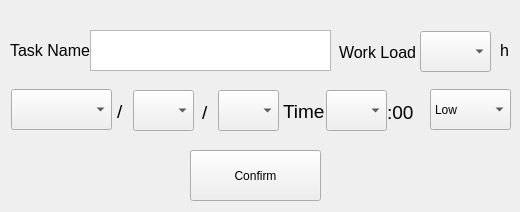
<?xml version="1.0" encoding="UTF-8"?>
<ui version="4.0">
 <class>Form</class>
 <widget class="QWidget" name="Form">
  <property name="geometry">
   <rect>
    <x>0</x>
    <y>0</y>
    <width>520</width>
    <height>212</height>
   </rect>
  </property>
  <property name="windowTitle">
   <string>Form</string>
  </property>
  <widget class="QComboBox" name="Pricombo">
   <property name="geometry">
    <rect>
     <x>430</x>
     <y>89</y>
     <width>81</width>
     <height>41</height>
    </rect>
   </property>
   <item>
    <property name="text">
     <string>Low</string>
    </property>
   </item>
   <item>
    <property name="text">
     <string>Avg</string>
    </property>
   </item>
   <item>
    <property name="text">
     <string>High</string>
    </property>
   </item>
  </widget>
  <widget class="QTextEdit" name="textEdit">
   <property name="geometry">
    <rect>
     <x>90</x>
     <y>30</y>
     <width>241</width>
     <height>41</height>
    </rect>
   </property>
  </widget>
  <widget class="QPushButton" name="ConfirmEditButton">
   <property name="geometry">
    <rect>
     <x>190</x>
     <y>150</y>
     <width>131</width>
     <height>51</height>
    </rect>
   </property>
   <property name="text">
    <string>Confirm</string>
   </property>
  </widget>
  <widget class="QLabel" name="TaskNameLabel">
   <property name="geometry">
    <rect>
     <x>10</x>
     <y>40</y>
     <width>111</width>
     <height>21</height>
    </rect>
   </property>
   <property name="text">
    <string>&lt;html&gt;&lt;head/&gt;&lt;body&gt;&lt;p&gt;&lt;span style=&quot; font-size:12pt;&quot;&gt;Task Name&lt;/span&gt;&lt;/p&gt;&lt;/body&gt;&lt;/html&gt;</string>
   </property>
   <property name="textFormat">
    <enum>Qt::MarkdownText</enum>
   </property>
  </widget>
  <widget class="QLabel" name="WorkloadLabel">
   <property name="geometry">
    <rect>
     <x>339</x>
     <y>42</y>
     <width>111</width>
     <height>21</height>
    </rect>
   </property>
   <property name="text">
    <string>&lt;html&gt;&lt;head/&gt;&lt;body&gt;&lt;p&gt;&lt;span style=&quot; font-size:12pt;&quot;&gt;Work Load&lt;/span&gt;&lt;/p&gt;&lt;/body&gt;&lt;/html&gt;</string>
   </property>
   <property name="textFormat">
    <enum>Qt::MarkdownText</enum>
   </property>
  </widget>
  <widget class="QComboBox" name="Workloadcombo">
   <property name="geometry">
    <rect>
     <x>420</x>
     <y>31</y>
     <width>71</width>
     <height>41</height>
    </rect>
   </property>
  </widget>
  <widget class="QLabel" name="TaskNameLabel_3">
   <property name="geometry">
    <rect>
     <x>500</x>
     <y>40</y>
     <width>16</width>
     <height>21</height>
    </rect>
   </property>
   <property name="text">
    <string>&lt;html&gt;&lt;head/&gt;&lt;body&gt;&lt;p&gt;&lt;span style=&quot; font-size:12pt;&quot;&gt;h&lt;/span&gt;&lt;/p&gt;&lt;/body&gt;&lt;/html&gt;</string>
   </property>
   <property name="textFormat">
    <enum>Qt::MarkdownText</enum>
   </property>
  </widget>
  <widget class="QComboBox" name="Yearcombo">
   <property name="geometry">
    <rect>
     <x>11</x>
     <y>89</y>
     <width>101</width>
     <height>41</height>
    </rect>
   </property>
  </widget>
  <widget class="QLabel" name="Slash1">
   <property name="geometry">
    <rect>
     <x>117</x>
     <y>100</y>
     <width>16</width>
     <height>21</height>
    </rect>
   </property>
   <property name="text">
    <string>&lt;html&gt;&lt;head/&gt;&lt;body&gt;&lt;p&gt;&lt;span style=&quot; font-size:14pt;&quot;&gt;/&lt;/span&gt;&lt;/p&gt;&lt;/body&gt;&lt;/html&gt;</string>
   </property>
   <property name="textFormat">
    <enum>Qt::MarkdownText</enum>
   </property>
  </widget>
  <widget class="QComboBox" name="Monthcombo">
   <property name="geometry">
    <rect>
     <x>133</x>
     <y>90</y>
     <width>61</width>
     <height>41</height>
    </rect>
   </property>
  </widget>
  <widget class="QComboBox" name="Daycombo">
   <property name="geometry">
    <rect>
     <x>218</x>
     <y>90</y>
     <width>61</width>
     <height>41</height>
    </rect>
   </property>
  </widget>
  <widget class="QLabel" name="Slash2">
   <property name="geometry">
    <rect>
     <x>202</x>
     <y>101</y>
     <width>20</width>
     <height>21</height>
    </rect>
   </property>
   <property name="text">
    <string>&lt;html&gt;&lt;head/&gt;&lt;body&gt;&lt;p&gt;&lt;span style=&quot; font-size:14pt;&quot;&gt;/&lt;/span&gt;&lt;/p&gt;&lt;/body&gt;&lt;/html&gt;</string>
   </property>
   <property name="textFormat">
    <enum>Qt::MarkdownText</enum>
   </property>
  </widget>
  <widget class="QComboBox" name="Hourcombo">
   <property name="geometry">
    <rect>
     <x>326</x>
     <y>90</y>
     <width>61</width>
     <height>41</height>
    </rect>
   </property>
  </widget>
  <widget class="QLabel" name="TimeLabel">
   <property name="geometry">
    <rect>
     <x>283</x>
     <y>100</y>
     <width>41</width>
     <height>21</height>
    </rect>
   </property>
   <property name="text">
    <string>&lt;html&gt;&lt;head/&gt;&lt;body&gt;&lt;p&gt;&lt;span style=&quot; font-size:14pt;&quot;&gt;Time&lt;/span&gt;&lt;/p&gt;&lt;/body&gt;&lt;/html&gt;</string>
   </property>
   <property name="textFormat">
    <enum>Qt::MarkdownText</enum>
   </property>
  </widget>
  <widget class="QLabel" name="MinuLabel">
   <property name="geometry">
    <rect>
     <x>387</x>
     <y>101</y>
     <width>41</width>
     <height>21</height>
    </rect>
   </property>
   <property name="text">
    <string>&lt;html&gt;&lt;head/&gt;&lt;body&gt;&lt;p&gt;&lt;span style=&quot; font-size:14pt;&quot;&gt;:00&lt;/span&gt;&lt;/p&gt;&lt;/body&gt;&lt;/html&gt;</string>
   </property>
   <property name="textFormat">
    <enum>Qt::MarkdownText</enum>
   </property>
  </widget>
 </widget>
 <resources/>
 <connections/>
</ui>
